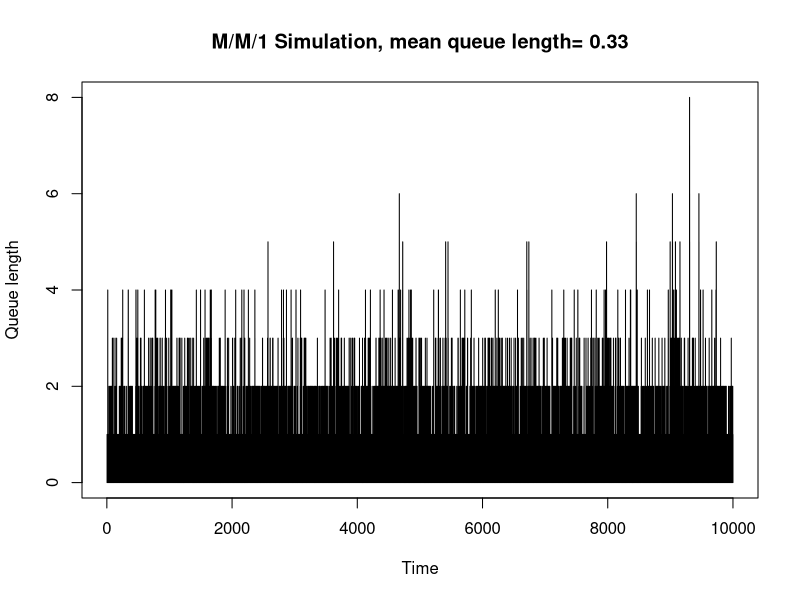

Here is the R script that generated this plot:
## ---- chunk 1
# M/M/1 queue simulator
lambda <- 1 # arrival rate
mu <- 4 # service rate
duration <- 10000 # total duration of the simulation
t <- 0 # current time in the simulation
queue <- 0 # start with empty queue
s <- 0 # running sum for computing average queue length
## ---- chunk 2
# first arrival to start process
T1 <- rexp(1,rate=lambda)
currentqueue <- 1
eventsTime <- T1
t <- T1
nEvents <- 1 # total number of events that have occurred
## ---- chunk 3
while (t<duration) {
  nEvents <- nEvents+1
  if(currentqueue>0) { # nonempty queue
    T1 <- rexp(1,rate=lambda+mu) # time until next event
    # is event an arrival or departure?
    p <- runif(1,0,1) 
    queue[nEvents] <- currentqueue # length of queue before this new event
    currentqueue <- ifelse(p<lambda/(lambda+mu),
                           currentqueue+1, # arrival
                           currentqueue-1) # departure
    } else { # empty queue
      T1 <- rexp(1,rate=lambda)
      queue[nEvents] <- currentqueue
      currentqueue <- 1
      }
  t <- t+T1 # time of next arrival
  eventsTime[nEvents] <- T1 # inter-event time
  s <- s+T1*queue[nEvents] # spent T1 at nth queue length
}
## ---- chunk 4
meanlength <- round(s/t,2) # rounded to 2 decimal places
plot(cumsum(eventsTime),queue,type="s", xlab="Time",ylab="Queue length",main=paste("M/M/1 Simulation, mean queue length=",meanlength))
## ---- chunk 5
sum(eventsTime[which(queue==0)])/t
print("This matches what we calculated in Exercise 1 which is attached to the knitted pdf")
## ---- chunk 6
sum(eventsTime[which(queue==1)])/t
print("This matches what we calculated in Exercise 3 which is attached to the knitted pdf")
## ---- chunk 7
print("Solution can be found at the end of the knitted pdf")
## ---- chunk 8
s/t
print("This matches what we calculated in Exercise 4 which is attached to the knitted pdf")
## ---- chunk 9
print("Solution can be found at the end of the knitted pdf")
